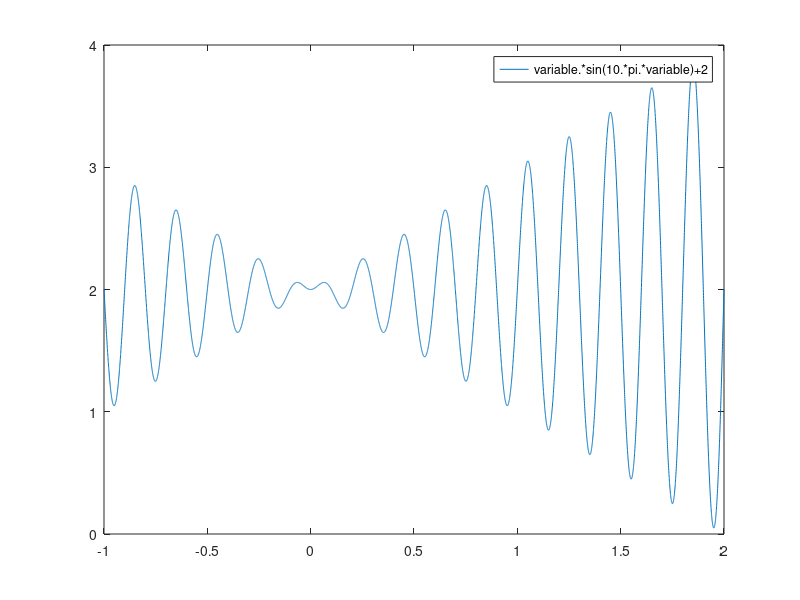

Write MATLAB code to recreate this figure. (Note: this script raises an error after producing the figure.)
figure(1);
fplot('variable.*sin(10*pi*variable)+2',[-1,2])
NIND=40;
MAXGEN=25;
PRECI=20;
GGAP=0.9;
trace=zeros(2,MAXGEN);
FieldD=[20;-1;2;1;0;1;1];
Chrom=crtbp(NIND,PRECI);
gen=0;
variable=bs2rv(Chrom,FieldD);
ObjV=variable.*sin(10*pi*variable)+2;
while gen<=MAXGEN
    FitnV=ranking(-ObjV);
    SelCh=select('sus',Chrom,FitnV,GGAP);
    SelCh=recombin('xovsp',SelCh,0.7);
    SelCh=mut(SelCh);
    variable=bs2rv(SelCh,FieldD);
    ObjVSel=variable.*sin(10*pi*variable)+2;
    [Chrom ObjV]=reins(Chrom,SelCh,1,1,ObjV,ObjVSel);
    gen=gen+1;
    [Y,I]=max(ObjV),hold on;
   plot(ObjV(I),Y,'r^')
    trace(1,gen)=max(ObjV);
    trace(2,gen)=sum(ObjV)/length(ObjV);
end
variable=bs2rv(Chrom,FieldD);
hold on,grid;
plot(variable',ObjV','r^')
figure(2);
plot(trace(1,:)')
hold on;
plot(trace(2,:)')
grid;